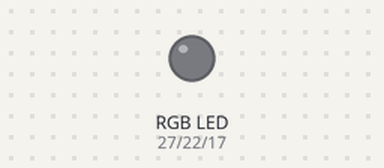
Bench run of a program on a simulated Raspberry Pi (BCM pin numbers). On the bench: an RGB LED mixed from three pins (HIGH = lit).

Above: at 0.5 s.
At 1.5 s:
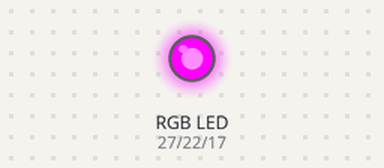
At 3.5 s:
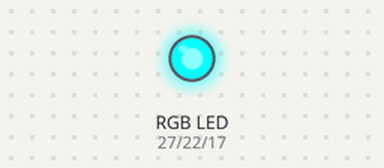
At 5.5 s:
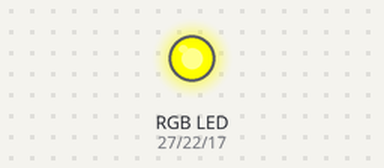
Timing chart, 0 to 6.9 s (numbered marks = the images above):
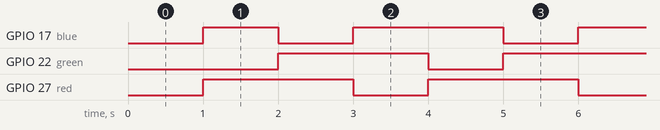

Measured:
- by itself, GPIO 17 (blue): repeats every 3.0 s: LOW 1.0 s, HIGH 2.0 s
- by itself, GPIO 22 (green), GPIO 27 (red): alternates HIGH for 2.0 s and LOW for 1.0 s
- by itself, everything shown: repeats every 3.0 s, in 3 steps

The program:

rgb_blink2.py
```python
# rgb led 컨트롤
# R : p17 , G : p27 , B : p22

import RPi.GPIO as GPIO
import time

red = 27
blue = 17
green = 22
GPIO.setmode(GPIO.BCM)
GPIO.setup(red,GPIO.OUT)
GPIO.setup(blue,GPIO.OUT)
GPIO.setup(green,GPIO.OUT)
i = 0


try:
    while True:
        # red + green = yellow
        # red + blue = pink
        # green + blue = sky
        if i%3==0:
            time.sleep(1)
            GPIO.output(red,True)
            GPIO.output(green,False)
            GPIO.output(blue,True)
        elif i%3==1:
            time.sleep(1)
            GPIO.output(red,True)
            GPIO.output(blue,False)
            GPIO.output(green,True)
        elif i%3==2:
            time.sleep(1)
            GPIO.output(green,True)
            GPIO.output(red,False)
            GPIO.output(blue,True)
        i = i+1


except KeyboardInterrupt:
    GPIO.cleanup()      # 에러발생시 지우기
```
